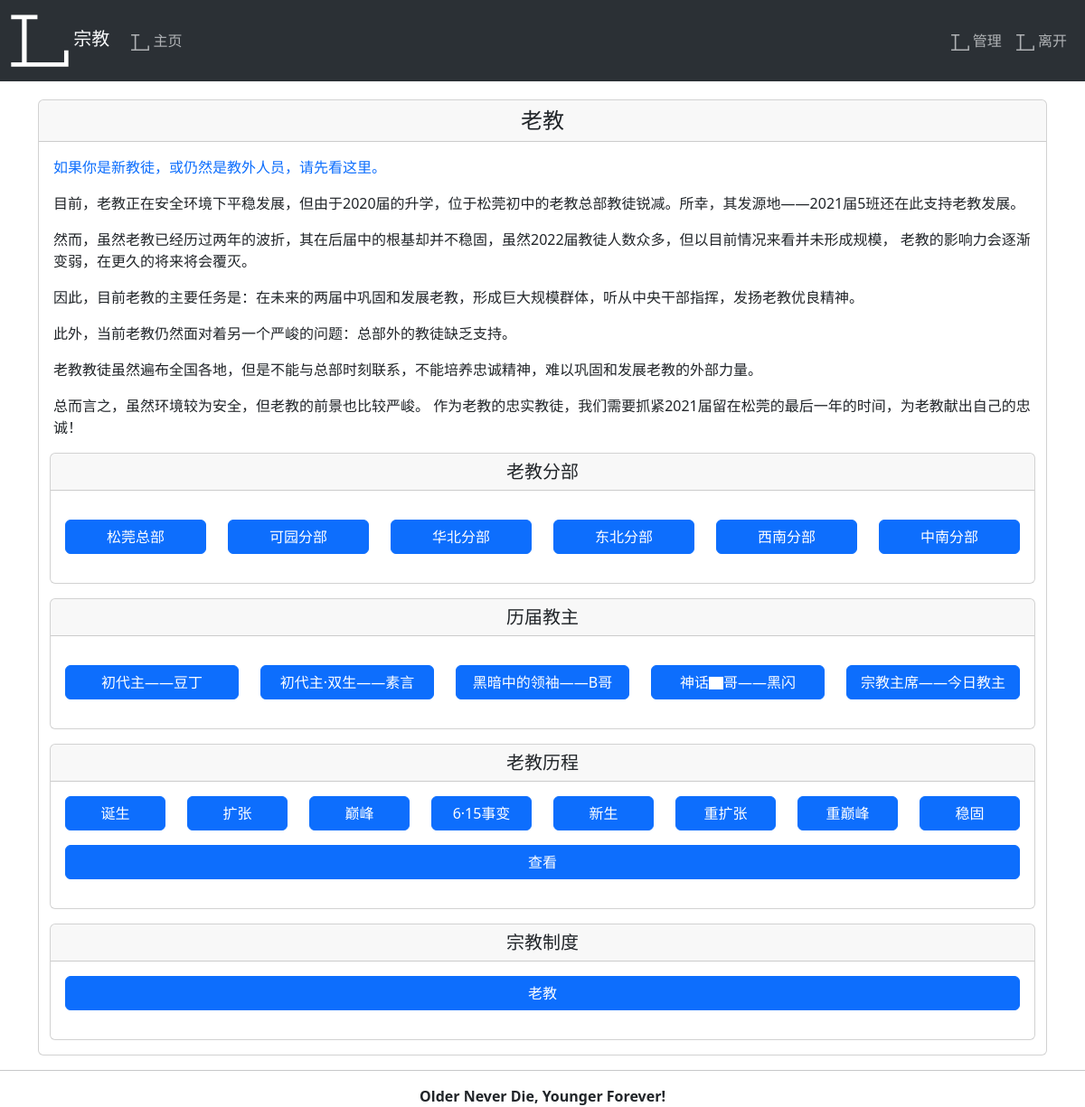
Screenshot of /religion/ (signed in) with the database file from the repository.
### religion/models.py (models this page shows, shortened)
class Branch(models.Model):
    name = models.CharField(max_length=20, primary_key=True)
    introduction = models.TextField()
    class Meta:
        verbose_name = '老教分部'
        verbose_name_plural = '老教分部'

class Archbishop(models.Model):
    name = models.CharField(max_length=20, primary_key=True)
    introduction = models.TextField()
    class Meta:
        verbose_name = '历届教主'
        verbose_name_plural = '历届教主'

class Event(models.Model):
    name = models.CharField(max_length=100)
    time = models.CharField(max_length=100)
    value = models.FloatField()
    description = models.TextField()
    class Meta:
        verbose_name = '事件'
        verbose_name_plural = '事件'

### religion/views.py (the view)
# urls.py: path('', views.index_view, name='index'),
def index_view(request):
    if is_allowed(request):
        events = []
        for event in Event.objects.all():
            events.append({
                'name': event.name,
                'time': event.time,
                'value': event.value,
                'description': to_markdown(event.description),
            })
        context = {
            'branches': Branch.objects.all(),
            'archbishops': Archbishop.objects.all(),
            'events': events,
            'events_chart': generate().render_data_uri(),
        }
        return render(request, 'religion/index.html', context=context)
    raise Http404

### learning/views.py (called while the page is built)
def to_markdown(text):
    return markdown.markdown(html.escape(text.strip()))

### religion/context_processors.py (called while the page is built)
def judge(request):
    user = request.user
    is_allowed = False
    for token in Token.objects.all():
        if token.owner == user and token.effective:
            is_allowed = True
    context = {
        'is_allowed': is_allowed,
    }
    return context

### religion/views.py (called while the page is built)
def generate() -> pygal.Line:
    events = Event.objects.all()
    view = pygal.Line(interpolate='hermite',
                      interpolation_parameters={'type': 'kochanek_bartels', 'b': -1, 'c': 1, 't': 1})
    view.title = '老教历程'
    values = []
    dates = []
    for event in events:
        values.append({
            'value': event.value,
            'label': event.name,
        })
        dates.append(event.time)
    view.x_labels = dates
    view.x_title = '日期'
    view.y_title = '影响力'
    view.add('老教历程', values)
    return view

def is_allowed(request):
    user = request.user
    if user.is_authenticated:
        for token in Token.objects.all():
            if token.owner == user:
                return True
    return False

### religion/templates/religion/index.html (shortened to what this page needs)
{% extends "religion/base.html" %}
{% load static %}
{% block content %}
<div class="card" style="margin-top: 20px;">
  <h4 class="card-header text-center">
    老教
  </h4>
  <div class="card-body">
    <p id="new-button-p" class="card-text">
      <a id="new-button" class="link-primary text-decoration-none" href="#">
        如果你是新教徒，或仍然是教外人员，请先看这里。
      </a>
    </p>
    <p class="card-text">目前，老教正在安全环境下平稳发展，但由于2020届的升学，位于松莞初中的老教总部教徒锐减。所幸，其发源地——2021届5班还在此支持老教发展。</p>
    <p class="card-text">然而，虽然老教已经历过两年的波折，其在后届中的根基却并不稳固，虽然2022届教徒人数众多，但以目前情况来看并未形成规模，
      老教的影响力会逐渐变弱，在更久的将来将会覆灭。</p>
    <p class="card-text">因此，目前老教的主要任务是：在未来的两届中巩固和发展老教，形成巨大规模群体，听从中央干部指挥，发扬老教优良精神。</p>
    <p class="card-text">此外，当前老教仍然面对着另一个严峻的问题：总部外的教徒缺乏支持。</p>
    <p class="card-text">老教教徒虽然遍布全国各地，但是不能与总部时刻联系，不能培养忠诚精神，难以巩固和发展老教的外部力量。</p>
    <p class="card-text">总而言之，虽然环境较为安全，但老教的前景也比较严峻。
      作为老教的忠实教徒，我们需要抓紧2021届留在松莞的最后一年的时间，为老教献出自己的忠诚！</p>
  </div>
  <div class="container text-center">
    {% if branches %}
    <div class="card mb-3">
      <h5 class="card-header mb-3">
        老教分部
      </h5>
      <div class="card-body">
        <div class="row mb-3">
          {% for branch in branches %}
          <div class="col">
            <div class="d-grid">
              <button class="btn btn-primary" type="button" data-bs-toggle="collapse"
                      data-bs-target="#branch{{ forloop.counter }}" aria-expanded="false"
                      aria-controls="branch{{ forloop.counter }}">
                {{ branch.name }}
              </button>
            </div>
          </div>
          {% endfor %}
        </div>
      </div>
    </div>
    {% endif %}
    {% if archbishops %}
    <div class="card mb-3">
      <h5 class="card-header mb-3">
        历届教主
      </h5>
      <div class="card-body">
        <div class="row mb-3">
          {% for archbishop in archbishops %}
          <div class="col">
            <div class="d-grid">
              <button class="btn btn-primary" type="button" data-bs-toggle="collapse"
                      data-bs-target="#archbishop{{ forloop.counter }}" aria-expanded="false"
                      aria-controls="archbishop{{ forloop.counter }}">
                {{ archbishop.name }}
              </button>
            </div>
          </div>
          {% endfor %}
        </div>
      </div>
    </div>
    {% endif %}
    <div class="card mb-3">
      <h5 class="card-header">
        老教历程
      </h5>
      <div class="card-body">
        <div class="row mb-3">
          {% for event in events %}
          <div class="col">
            <div  class="d-grid">
              <button class="btn btn-primary" type="button" data-bs-toggle="collapse"
                      data-bs-target="#event{{ forloop.counter }}"
                      aria-expanded="false" aria-controls="event{{ forloop.counter }}">
                {{ event.name }}
              </button>
            </div>
          </div>
          {% endfor %}
        </div>
        <div class="row mb-3">
          <div class="col">
            <div class="d-grid">
              <button class="btn btn-primary" type="button" data-bs-toggle="collapse" data-bs-target="#events"
                      aria-expanded="false" aria-controls="events" id="events-button">
                查看
              </button>
            </div>
          </div>
        </div>
      </div>
    </div>
    <div class="card mb-3">
      <h5 class="card-header">
        宗教制度
      </h5>
      <div class="card-body">
        <div class="row">
          <div class="col">
            <div class="d-grid">
              <button class="btn btn-primary mb-3" type="button" data-bs-toggle="collapse"
                      data-bs-target="#system1-1" aria-expanded="false"
                      aria-controls="system1-1">
                老教
              </button>
            </div>
          </div>
        </div>
      </div>
    </div>
  </div>
</div>
{% endblock %}

### religion/templates/religion/base.html (shortened to what this page needs)
<!DOCTYPE html>
{% load static %}
<html lang="zh">
  <head>
    <link href="{% static 'index/css/bootstrap.min.css' %}" rel="stylesheet">
  </head>
  <body>
    <div id="main-content">
      <nav class="navbar navbar-expand-lg bg-body-tertiary bg-dark" data-bs-theme="dark">
        <div class="container-fluid">
          <a class="navbar-brand" href="{% url 'religion:index' %}">
            <svg width="64" height="64" viewBox="0 0 90 81" fill="none" xmlns="http://www.w3.org/2000/svg">
              <path d="M0.46875 0.492188H41.3672V7.05469H24.6094V74.1445H82.9102V55.6875H89.5312V81H0.46875V74.3789H17.2852V7.05469H0.46875V0.492188Z"
                    fill="white"/>
            </svg>
            宗教
          </a>
          <div class="collapse navbar-collapse" id="navbar">
            <ul class="navbar-nav me-auto mb-2 mb-lg-0">
              <li class="nav-item">
                <a class="nav-link" href="{% url 'index:index' %}">
                  <svg width="20" height="20" viewBox="0 0 90 81" fill="currentColor" xmlns="http://www.w3.org/2000/svg">
                    <path d="M0.46875 0.492188H41.3672V7.05469H24.6094V74.1445H82.9102V55.6875H89.5312V81H0.46875V74.3789H17.2852V7.05469H0.46875V0.492188Z"/>
                  </svg>
                  主页
                </a>
              </li>
            </ul>
            <ul class="navbar-nav ms-auto mb-3 mb-lg-0">
              {% if user.is_staff %}
              <li class="nav-item">
                <a class="nav-link" href="{% url 'admin:index' %}">
                  <svg width="20" height="20" viewBox="0 0 90 81" fill="currentColor" xmlns="http://www.w3.org/2000/svg">
                    <path d="M0.46875 0.492188H41.3672V7.05469H24.6094V74.1445H82.9102V55.6875H89.5312V81H0.46875V74.3789H17.2852V7.05469H0.46875V0.492188Z"/>
                  </svg>
                  管理
                </a>
              </li>
              {% endif %}
              <li class="nav-item">
                <a class="nav-link" href="{% url 'religion:logout' %}">
                  <svg width="20" height="20" viewBox="0 0 90 81" fill="currentColor" xmlns="http://www.w3.org/2000/svg">
                    <path d="M0.46875 0.492188H41.3672V7.05469H24.6094V74.1445H82.9102V55.6875H89.5312V81H0.46875V74.3789H17.2852V7.05469H0.46875V0.492188Z"/>
                  </svg>
                  离开
                </a>
              </li>
            </ul>
          </div>
        </div>
      </nav>
      <div class="container">
        {% block content %}{% endblock %}
      </div>
      <hr>
      <div class="text-center">
        <strong>Older Never Die, Younger Forever!</strong>
      </div>
    </div>
  </body>
</html>

### rows the page displays
Branch: name "松莞总部"
Branch: name "可园分部"
Branch: name "华北分部"
Branch: name "东北分部"
Branch: name "西南分部"
Branch: name "中南分部"
Archbishop: name "初代主——豆丁"
Archbishop: name "初代主·双生——素言"
Archbishop: name "黑暗中的领袖——B哥"
Archbishop: name "神话▇哥——黑闪"
Archbishop: name "宗教主席——今日教主"
Event: name "诞生"
Event: name "扩张"
Event: name "巅峰"
Event: name "6·15事变"
Event: name "新生"
Event: name "重扩张"
Event: name "重巅峰"
Event: name "稳固"
